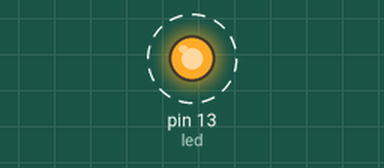
Simulated run of this sketch. Board: Arduino Uno, built with avr-gcc and run on an emulated ATmega328P. Shown: output pins drawn as LEDs (lit = HIGH). Dashed ring = blinking.

Above: at 0.5 s.
Timing chart, 0 to 4.6 s (numbered marks = the images above):
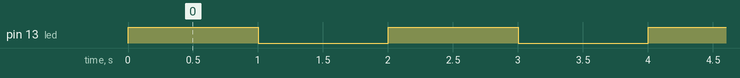

The sketch:

Blink_Tabs.ino
```cpp
/*
  Blink_tabs.ino

  This Sketch makes an example of how to divide a Sketch into
  multiple Sketches.
  extern variables are used as global variables.

  @author Prince Balabis
 */

extern const int led;

void setup() {
  mainSetup();
}

void loop() {
  mainLoop();
}
```

Blinking.ino
```cpp
// Function to blink the LED once
void blinking() {
  digitalWrite(led, HIGH);   // turn the LED on (HIGH is the voltage level)
  delay(1000);               // wait for a second
  digitalWrite(led, LOW);    // turn the LED off by making the voltage LOW
  delay(1000);               // wait for a second
}
```

MainLoop.ino
```cpp
// Function which loops
void mainLoop() {
  blinking();
}
```

MainSetup.ino
```cpp
// Function which runs before loop
void mainSetup() {
  pinModeSetup();
}
```

PinModes.ino
```cpp
// Class which sets pinmodes
void pinModeSetup() {
  pinMode(led, OUTPUT);
}
```

Pins.ino
```cpp
// Class which sets LED-pin variable
const int led = 13;
```

Measured:
- by itself, pin 13 (led): alternates HIGH for 1.0 s and LOW for 1.0 s
